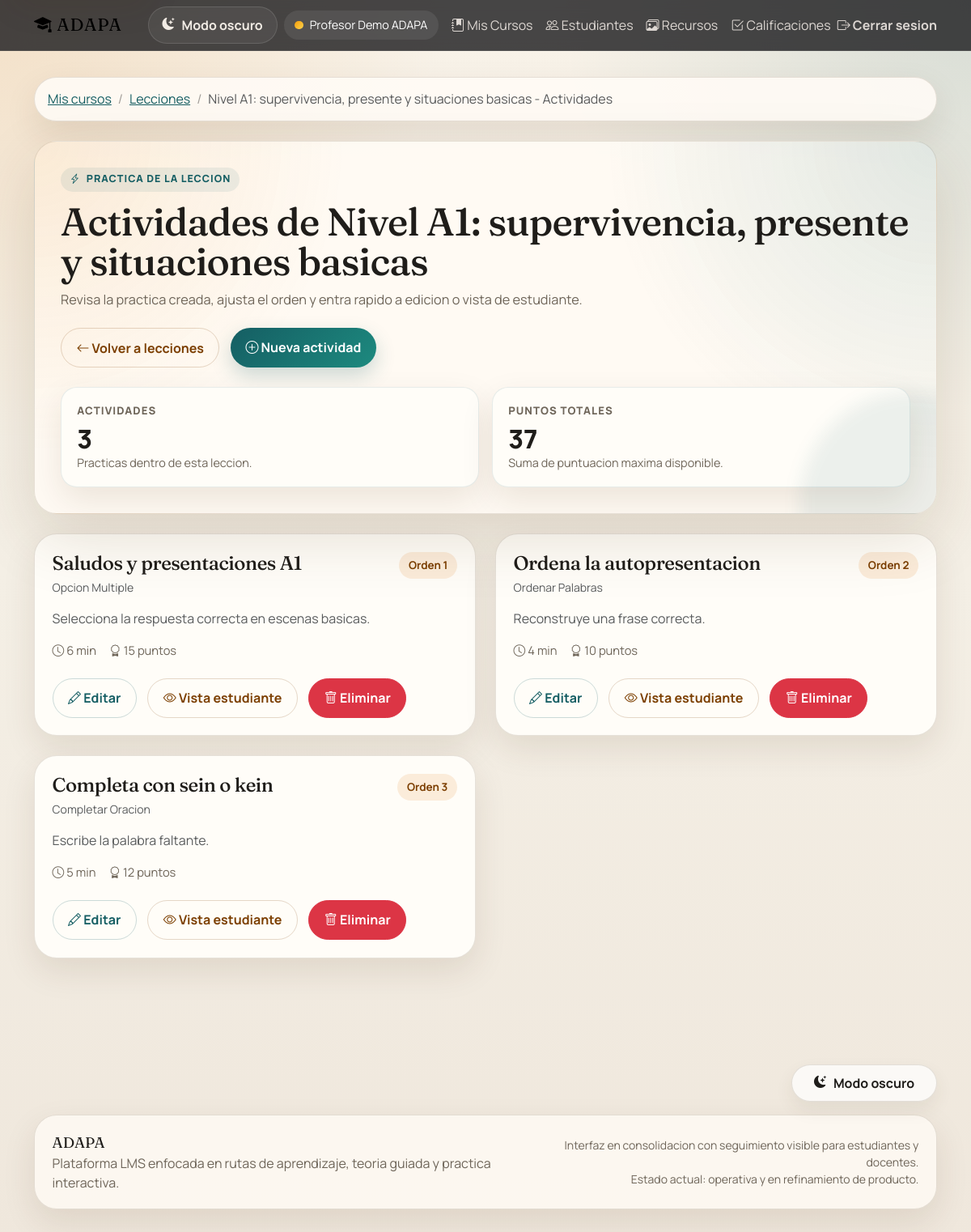
The page /profesor/lecciones/33/actividades (signed in) on the database its author committed.
### tables this page shows
CREATE TABLE `lecciones` (
  `id` int(11) NOT NULL AUTO_INCREMENT,
  `curso_id` int(11) NOT NULL,
  `titulo` varchar(255) NOT NULL,
  `descripcion` text DEFAULT NULL,
  `orden` int(11) NOT NULL DEFAULT 0,
  `duracion_minutos` int(11) DEFAULT NULL,
  `es_obligatoria` tinyint(1) NOT NULL DEFAULT 1,
  `estado` enum('borrador','publicada','archivada') NOT NULL DEFAULT 'borrador',
  `fecha_creacion` timestamp NOT NULL DEFAULT current_timestamp(),
  `fecha_actualizacion` timestamp NOT NULL DEFAULT current_timestamp() ON UPDATE current_timestamp(),
  PRIMARY KEY (`id`),
  KEY `curso_id` (`curso_id`),
  KEY `idx_lecciones_orden` (`curso_id`,`orden`),
  CONSTRAINT `lecciones_ibfk_1` FOREIGN KEY (`curso_id`) REFERENCES `cursos` (`id`) ON DELETE CASCADE
);

CREATE TABLE `actividades` (
  `id` int(11) NOT NULL AUTO_INCREMENT,
  `leccion_id` int(11) NOT NULL,
  `titulo` varchar(255) NOT NULL,
  `descripcion` text DEFAULT NULL,
  `tipo_actividad` enum('opcion_multiple','verdadero_falso','completar','arrastrar_soltar','ensayo','codigo','proyecto','respuesta_corta','respuesta_larga','ordenar_palabras','completar_espacios','completar_oracion','emparejamiento','pronunciacion','escritura','escucha') DEFAULT NULL,
  `instrucciones` text NOT NULL,
  `contenido` longtext NOT NULL COMMENT 'JSON con preguntas, opciones, respuestas correctas',
  `puntos_maximos` int(11) NOT NULL DEFAULT 100,
  `tiempo_limite_minutos` int(11) DEFAULT NULL,
  `intentos_permitidos` int(11) NOT NULL DEFAULT 3,
  `es_calificable` tinyint(1) NOT NULL DEFAULT 1,
  `orden` int(11) NOT NULL DEFAULT 0,
  `estado` enum('borrador','activa','archivada') NOT NULL DEFAULT 'borrador',
  `fecha_creacion` timestamp NOT NULL DEFAULT current_timestamp(),
  `fecha_actualizacion` timestamp NOT NULL DEFAULT current_timestamp() ON UPDATE current_timestamp(),
  PRIMARY KEY (`id`),
  KEY `leccion_id` (`leccion_id`),
  KEY `idx_actividades_orden` (`leccion_id`,`orden`),
  CONSTRAINT `actividades_ibfk_1` FOREIGN KEY (`leccion_id`) REFERENCES `lecciones` (`id`) ON DELETE CASCADE
);

### views/profesor/actividades/index.php (the view, shortened to what the rows shown need)
<?php require_once __DIR__ . '/../../partials/header.php'; ?>
<div class="container">
    <nav aria-label="breadcrumb" class="mb-4">
        <ol class="breadcrumb">
            <li class="breadcrumb-item"><a href="<?php echo url('/profesor/cursos'); ?>">Mis cursos</a></li>
            <li class="breadcrumb-item"><a href="<?php echo url('/profesor/cursos/' . $leccion->curso_id . '/lecciones'); ?>">Lecciones</a></li>
            <li class="breadcrumb-item active" aria-current="page"><?php echo htmlspecialchars($leccion->titulo); ?> - Actividades</li>
        </ol>
    </nav>
    <section class="page-hero mb-4">
        <span class="eyebrow"><i class="bi bi-lightning-charge"></i> Practica de la leccion</span>
        <h1 class="page-title">Actividades de <?php echo htmlspecialchars($leccion->titulo); ?></h1>
        <p class="page-subtitle">
            Revisa la practica creada, ajusta el orden y entra rapido a edicion o vista de estudiante.
        </p>
        <div class="hero-actions">
            <a href="<?php echo url('/profesor/cursos/' . $leccion->curso_id . '/lecciones'); ?>" class="btn btn-outline-secondary">
                <i class="bi bi-arrow-left"></i> Volver a lecciones
            </a>
            <?php if (!empty($puedeCrearActividad)): ?>
                <a href="<?php echo url('/profesor/lecciones/' . $leccion->id . '/actividades/create'); ?>" class="btn btn-primary">
                    <i class="bi bi-plus-circle"></i> Nueva actividad
                </a>
            <?php else: ?>
                <button type="button" class="btn btn-outline-secondary" disabled>
                    <i class="bi bi-lock"></i> Limite de actividades alcanzado
                </button>
            <?php endif; ?>
        </div>
        <div class="metric-grid">
            <div class="metric-card">
                <div class="metric-label">Actividades</div>
                <div class="metric-value"><?php echo count($actividades); ?></div>
                <div class="metric-note">Practicas dentro de esta leccion.</div>
            </div>
            <div class="metric-card">
                <div class="metric-label">Puntos totales</div>
                <div class="metric-value"><?php echo array_reduce($actividades, fn($carry, $item) => $carry + (int) $item->puntos_maximos, 0); ?></div>
                <div class="metric-note">Suma de puntuacion maxima disponible.</div>
            </div>
        </div>
    </section>
    <?php if (empty($actividades)): ?>
        <div class="panel">
            <div class="panel-body">
                Todavia no hay actividades para esta leccion.
                <?php if (!empty($puedeCrearActividad)): ?>
                    <a href="<?php echo url('/profesor/lecciones/' . $leccion->id . '/actividades/create'); ?>" class="btn btn-primary ms-2">Crear la primera</a>
                <?php endif; ?>
            </div>
        </div>
    <?php else: ?>
        <div class="row g-4">
            <?php foreach ($actividades as $actividad): ?>
                <div class="col-xl-6">
                    <article class="surface-card h-100">
                        <div class="card-body">
                            <div class="d-flex justify-content-between align-items-start gap-3 mb-3 flex-wrap">
                                <div>
                                    <h3 class="h4 mb-1"><?php echo htmlspecialchars($actividad->titulo); ?></h3>
                                    <div class="small text-muted text-capitalize"><?php echo htmlspecialchars(str_replace('_', ' ', $actividad->tipo_actividad)); ?></div>
                                </div>
                                <span class="soft-badge">Orden <?php echo (int) $actividad->orden; ?></span>
                            </div>
                            <p class="text-muted"><?php echo nl2br(htmlspecialchars($actividad->descripcion)); ?></p>
                            <div class="course-meta">
                                <span><i class="bi bi-clock"></i> <?php echo (int) $actividad->tiempo_limite_minutos; ?> min</span>
                                <span><i class="bi bi-award"></i> <?php echo (int) $actividad->puntos_maximos; ?> puntos</span>
                            </div>
                            <div class="responsive-actions mt-4">
                                <a href="<?php echo url('/profesor/actividad/edit/' . $actividad->id); ?>" class="btn btn-outline-primary">
                                    <i class="bi bi-pencil"></i> Editar
                                </a>
                                <a href="<?php echo url('/profesor/actividad/' . $actividad->id . '/preview'); ?>" class="btn btn-outline-secondary">
                                    <i class="bi bi-eye"></i> Vista estudiante
                                </a>
                                <form method="POST" action="<?php echo url('/profesor/actividad/delete/' . $actividad->id); ?>" onsubmit="return confirm('Esta seguro de eliminar esta actividad?');">
                                    <button type="submit" class="btn btn-danger">
                                        <i class="bi bi-trash"></i> Eliminar
                                    </button>
                                </form>
                            </div>
                        </div>
                    </article>
                </div>
            <?php endforeach; ?>
        </div>
    <?php endif; ?>
</div>
<?php require_once __DIR__ . '/../../partials/footer.php'; ?>

### core/Router.php (shortened to what the rows shown need)
<?php
class Router {
    private $routes = [];
    private $basePath;
    public function __construct() {
        $this->basePath = BASE_URL;
    }
    public function add($method, $route, $controller, $action) {
        $this->routes[$method][$route] = ['controller' => $controller, 'action' => $action];
    }
    public function dispatch($uri, $method) {
        $uri = $this->removeBasePath($uri);
        foreach ($this->routes[$method] as $route => $routeInfo) {
            $pattern = preg_replace('/\{[^}]+\}/', '([^/]+)', $route);
            $pattern = '#^' . $pattern . '$#';
            if (preg_match($pattern, $uri, $matches)) {
                array_shift($matches);
                $action = $routeInfo['action'];
                $controllerInstance = new $controllerClass();
                if (method_exists($controllerInstance, $action)) {
                    call_user_func_array([$controllerInstance, $action], $matches);
                } else {
                    http_response_code(404);
                    echo "404 Method Not Found";
                }
                return;
            }
        }
    }
    private function removeBasePath($uri) {
        if (strpos($uri, $this->basePath) === 0) {
            $uri = substr($uri, strlen($this->basePath));
        }
        return $uri;
    }
}

### rows shown on the page
lecciones: titulo "Nivel A1: supervivencia, presente y situaciones basicas"
actividades: titulo "Saludos y presentaciones A1", tipo_actividad "Opcion Multiple", orden "1", descripcion "Selecciona la respuesta correcta en escenas basicas.", tiempo_limite_minutos "6", puntos_maximos "15"
actividades: titulo "Ordena la autopresentacion", tipo_actividad "Ordenar Palabras", orden "2", descripcion "Reconstruye una frase correcta.", tiempo_limite_minutos "4", puntos_maximos "10"
actividades: titulo "Completa con sein o kein", tipo_actividad "Completar Oracion", orden "3", descripcion "Escribe la palabra faltante.", tiempo_limite_minutos "5", puntos_maximos "12"

### other values the page prints
count($actividades) "3"
